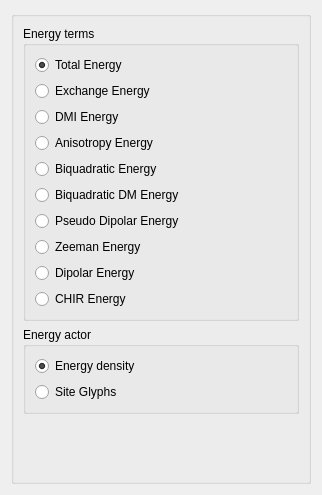
                     <widget class="QWidget" name="Ene_Page">
                        <property name="geometry">
                           <rect>
                              <x>0</x>
                              <y>0</y>
                              <width>322</width>
                              <height>495</height>
                           </rect>
                        </property>
                        <property name="sizePolicy">
                           <sizepolicy hsizetype="MinimumExpanding" vsizetype="Preferred">
                              <horstretch>0</horstretch>
                              <verstretch>0</verstretch>
                           </sizepolicy>
                        </property>
                        <attribute name="label">
                           <string>Energy Options</string>
                        </attribute>
                        <layout class="QGridLayout" name="gridLayout_3">
                           <item row="0" column="0">
                              <widget class="QGroupBox" name="EneMainBox">
                                 <property name="title">
                                    <string/>
                                 </property>
                                 <layout class="QVBoxLayout" name="verticalLayout_9">
                                    <item>
                                       <widget class="QGroupBox" name="EneSelectBox">
                                          <property name="enabled">
                                             <bool>true</bool>
                                          </property>
                                          <property name="minimumSize">
                                             <size>
                                                <width>200</width>
                                                <height>0</height>
                                             </size>
                                          </property>
                                          <property name="toolTip">
                                             <string>Selection of the different energy terms</string>
                                          </property>
                                          <property name="statusTip">
                                             <string>Selection of the different energy terms</string>
                                          </property>
                                          <property name="whatsThis">
                                             <string>Selection of the different energy terms</string>
                                          </property>
                                          <property name="title">
                                             <string>Energy terms</string>
                                          </property>
                                          <layout class="QVBoxLayout" name="EneBoxLayout">
                                             <item>
                                                <widget class="QRadioButton" name="TotEneButton">
                                                   <property name="toolTip">
                                                      <string>Display the total energy</string>
                                                   </property>
                                                   <property name="statusTip">
                                                      <string>Display the total energy</string>
                                                   </property>
                                                   <property name="whatsThis">
                                                      <string>Display the total energy</string>
                                                   </property>
                                                   <property name="text">
                                                      <string>Total Energy</string>
                                                   </property>
                                                   <property name="checked">
                                                      <bool>true</bool>
                                                   </property>
                                                   <attribute name="buttonGroup">
                                                      <string notr="true">EneSelector</string>
                                                   </attribute>
                                                </widget>
                                             </item>
                                             <item>
                                                <widget class="QRadioButton" name="ExcEneButton">
                                                   <property name="toolTip">
                                                      <string>Display the exchange energy</string>
                                                   </property>
                                                   <property name="statusTip">
                                                      <string>Display the exchange energy</string>
                                                   </property>
                                                   <property name="whatsThis">
                                                      <string>Display the exchange energy</string>
                                                   </property>
                                                   <property name="text">
                                                      <string>Exchange Energy</string>
                                                   </property>
                                                   <attribute name="buttonGroup">
                                                      <string notr="true">EneSelector</string>
                                                   </attribute>
                                                </widget>
                                             </item>
                                             <item>
                                                <widget class="QRadioButton" name="DMEneButton">
                                                   <property name="toolTip">
                                                      <string>Display the DMI energy</string>
                                                   </property>
                                                   <property name="statusTip">
                                                      <string>Display the DMI energy</string>
                                                   </property>
                                                   <property name="whatsThis">
                                                      <string>Display the DMI energy</string>
                                                   </property>
                                                   <property name="text">
                                                      <string>DMI Energy</string>
                                                   </property>
                                                   <attribute name="buttonGroup">
                                                      <string notr="true">EneSelector</string>
                                                   </attribute>
                                                </widget>
                                             </item>
                                             <item>
                                                <widget class="QRadioButton" name="AniEneButton">
                                                   <property name="toolTip">
                                                      <string>Display the anisotropy energy</string>
                                                   </property>
                                                   <property name="statusTip">
                                                      <string>Display the anisotropy energy</string>
                                                   </property>
                                                   <property name="whatsThis">
                                                      <string>Display the anisotropy energy</string>
                                                   </property>
                                                   <property name="text">
                                                      <string>Anisotropy Energy</string>
                                                   </property>
                                                   <attribute name="buttonGroup">
                                                      <string notr="true">EneSelector</string>
                                                   </attribute>
                                                </widget>
                                             </item>
                                             <item>
                                                <widget class="QRadioButton" name="BqEneButton">
                                                   <property name="toolTip">
                                                      <string>Display the biquadratic energy</string>
                                                   </property>
                                                   <property name="statusTip">
                                                      <string>Display the biquadratic energy</string>
                                                   </property>
                                                   <property name="whatsThis">
                                                      <string>Display the biquadratic energy</string>
                                                   </property>
                                                   <property name="text">
                                                      <string>Biquadratic Energy</string>
                                                   </property>
                                                   <attribute name="buttonGroup">
                                                      <string notr="true">EneSelector</string>
                                                   </attribute>
                                                </widget>
                                             </item>
                                             <item>
                                                <widget class="QRadioButton" name="BqDMEneButton">
                                                   <property name="toolTip">
                                                      <string>Display the biquadratic DM energy</string>
                                                   </property>
                                                   <property name="statusTip">
                                                      <string>Display the biquadratic DM energy</string>
                                                   </property>
                                                   <property name="whatsThis">
                                                      <string>Display the biquadratic DM energy</string>
                                                   </property>
                                                   <property name="text">
                                                      <string>Biquadratic DM Energy</string>
                                                   </property>
                                                   <attribute name="buttonGroup">
                                                      <string notr="true">EneSelector</string>
                                                   </attribute>
                                                </widget>
                                             </item>
                                             <item>
                                                <widget class="QRadioButton" name="PdEneButton">
                                                   <property name="toolTip">
                                                      <string>Display the pseudo-dipolar energy</string>
                                                   </property>
                                                   <property name="statusTip">
                                                      <string>Display the pseudo-dipolar energy</string>
                                                   </property>
                                                   <property name="whatsThis">
                                                      <string>Display the pseudo-dipolar energy</string>
                                                   </property>
                                                   <property name="text">
                                                      <string>Pseudo Dipolar Energy</string>
                                                   </property>
                                                   <attribute name="buttonGroup">
                                                      <string notr="true">EneSelector</string>
                                                   </attribute>
                                                </widget>
                                             </item>
                                             <item>
                                                <widget class="QRadioButton" name="BextEneButton">
                                                   <property name="toolTip">
                                                      <string>Display the Zeeman energy</string>
                                                   </property>
                                                   <property name="statusTip">
                                                      <string>Display the Zeeman energy</string>
                                                   </property>
                                                   <property name="whatsThis">
                                                      <string>Display the Zeeman energy</string>
                                                   </property>
                                                   <property name="text">
                                                      <string>Zeeman Energy</string>
                                                   </property>
                                                   <attribute name="buttonGroup">
                                                      <string notr="true">EneSelector</string>
                                                   </attribute>
                                                </widget>
                                             </item>
                                             <item>
                                                <widget class="QRadioButton" name="DipEneButton">
                                                   <property name="toolTip">
                                                      <string>Display the dipolar energy</string>
                                                   </property>
                                                   <property name="statusTip">
                                                      <string>Display the dipolar energy</string>
                                                   </property>
                                                   <property name="whatsThis">
                                                      <string>Display the dipolar energy</string>
                                                   </property>
                                                   <property name="text">
                                                      <string>Dipolar Energy</string>
                                                   </property>
                                                   <attribute name="buttonGroup">
                                                      <string notr="true">EneSelector</string>
                                                   </attribute>
                                                </widget>
                                             </item>
                                             <item>
                                                <widget class="QRadioButton" name="ChirEneButton">
                                                   <property name="toolTip">
                                                      <string>Display the CHIR energy</string>
                                                   </property>
                                                   <property name="statusTip">
                                                      <string>Display the CHIR energy</string>
                                                   </property>
                                                   <property name="whatsThis">
                                                      <string>Display the CHIR energy</string>
                                                   </property>
                                                   <property name="text">
                                                      <string>CHIR Energy</string>
                                                   </property>
                                                   <attribute name="buttonGroup">
                                                      <string notr="true">EneSelector</string>
                                                   </attribute>
                                                </widget>
                                             </item>
                                          </layout>
                                       </widget>
                                    </item>
                                    <item>
                                       <widget class="QGroupBox" name="EneActorBox">
                                          <property name="toolTip">
                                             <string>Selection of energy actors</string>
                                          </property>
                                          <property name="statusTip">
                                             <string>Selection of energy actors</string>
                                          </property>
                                          <property name="whatsThis">
                                             <string>Selection of energy actors</string>
                                          </property>
                                          <property name="title">
                                             <string>Energy actor</string>
                                          </property>
                                          <layout class="QVBoxLayout" name="verticalLayout_3">
                                             <item>
                                                <widget class="QRadioButton" name="EneDensButton">
                                                   <property name="toolTip">
                                                      <string>Select the energy density to be the actor</string>
                                                   </property>
                                                   <property name="statusTip">
                                                      <string>Select the energy density to be the actor</string>
                                                   </property>
                                                   <property name="whatsThis">
                                                      <string>Select the energy density to be the actor</string>
                                                   </property>
                                                   <property name="text">
                                                      <string>Energy density</string>
                                                   </property>
                                                   <property name="checked">
                                                      <bool>true</bool>
                                                   </property>
                                                   <attribute name="buttonGroup">
                                                      <string notr="true">EneActorBGroup</string>
                                                   </attribute>
                                                </widget>
                                             </item>
                                             <item>
                                                <widget class="QRadioButton" name="EneSiteGlyphs">
                                                   <property name="toolTip">
                                                      <string>Select the energy site to be the actor</string>
                                                   </property>
                                                   <property name="statusTip">
                                                      <string>Select the energy site to be the actor</string>
                                                   </property>
                                                   <property name="whatsThis">
                                                      <string>Select the energy site to be the actor</string>
                                                   </property>
                                                   <property name="text">
                                                      <string>Site Glyphs</string>
                                                   </property>
                                                   <attribute name="buttonGroup">
                                                      <string notr="true">EneActorBGroup</string>
                                                   </attribute>
                                                </widget>
                                             </item>
                                          </layout>
                                       </widget>
                                    </item>
                                    <item>
                                       <spacer name="verticalSpacer">
                                          <property name="orientation">
                                             <enum>Qt::Vertical</enum>
                                          </property>
                                          <property name="sizeHint" stdset="0">
                                             <size>
                                                <width>20</width>
                                                <height>40</height>
                                             </size>
                                          </property>
                                       </spacer>
                                    </item>
                                 </layout>
                              </widget>
                           </item>
                        </layout>
                     </widget>
